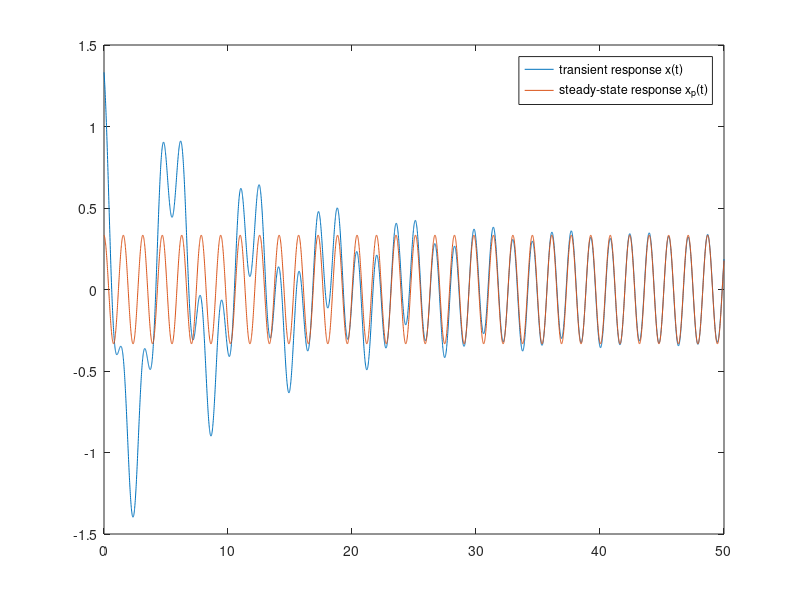

Here is the MATLAB script that generated this plot:
t=0:0.01:50;
xh=exp(-0.1*t).*(cos(sqrt(0.99)*t)-0.9*sin(sqrt(0.99)*t)/sqrt(0.99));
xp=5*sqrt(1/(15^2+0.8^2))*cos(4*t+atan(2*0.1*1*4/15));
x=xh+xp;
plot(t,x,t,xp)
legend('transient response x(t)','steady-state response x_p(t)')